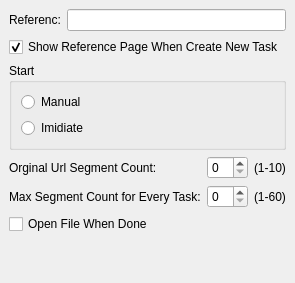
         <widget class="QWidget" name="page_2">
          <layout class="QVBoxLayout">
           <property name="spacing">
            <number>6</number>
           </property>
           <property name="margin">
            <number>9</number>
           </property>
           <item>
            <layout class="QHBoxLayout">
             <property name="spacing">
              <number>6</number>
             </property>
             <property name="margin">
              <number>0</number>
             </property>
             <item>
              <widget class="QLabel" name="label_16">
               <property name="text">
                <string>Referenc:</string>
               </property>
              </widget>
             </item>
             <item>
              <widget class="QLineEdit" name="lineEdit_3"/>
             </item>
            </layout>
           </item>
           <item>
            <widget class="QCheckBox" name="checkBox_12">
             <property name="text">
              <string>Show Reference Page When Create New Task</string>
             </property>
             <property name="checked">
              <bool>true</bool>
             </property>
            </widget>
           </item>
           <item>
            <widget class="QGroupBox" name="groupBox_4">
             <property name="title">
              <string>Start</string>
             </property>
             <layout class="QVBoxLayout">
              <property name="spacing">
               <number>6</number>
              </property>
              <property name="margin">
               <number>9</number>
              </property>
              <item>
               <widget class="QRadioButton" name="radioButton_3">
                <property name="text">
                 <string>Manual</string>
                </property>
               </widget>
              </item>
              <item>
               <widget class="QRadioButton" name="radioButton_4">
                <property name="text">
                 <string>Imidiate</string>
                </property>
               </widget>
              </item>
             </layout>
            </widget>
           </item>
           <item>
            <layout class="QGridLayout">
             <property name="margin">
              <number>0</number>
             </property>
             <property name="spacing">
              <number>6</number>
             </property>
             <item row="0" column="2">
              <widget class="QLabel" name="label_18">
               <property name="text">
                <string>(1-10)</string>
               </property>
              </widget>
             </item>
             <item row="1" column="0">
              <widget class="QLabel" name="label_19">
               <property name="text">
                <string>Max Segment Count for Every Task:</string>
               </property>
              </widget>
             </item>
             <item row="1" column="2">
              <widget class="QLabel" name="label_22">
               <property name="text">
                <string>(1-60)</string>
               </property>
              </widget>
             </item>
             <item row="0" column="1">
              <widget class="QSpinBox" name="spinBox_7"/>
             </item>
             <item row="1" column="1">
              <widget class="QSpinBox" name="spinBox_8"/>
             </item>
             <item row="0" column="0">
              <widget class="QLabel" name="label_17">
               <property name="text">
                <string>Orginal Url Segment Count:</string>
               </property>
              </widget>
             </item>
            </layout>
           </item>
           <item>
            <widget class="QCheckBox" name="checkBox_15">
             <property name="text">
              <string>Open File When Done</string>
             </property>
            </widget>
           </item>
           <item>
            <spacer>
             <property name="orientation">
              <enum>Qt::Vertical</enum>
             </property>
             <property name="sizeHint" stdset="0">
              <size>
               <width>20</width>
               <height>40</height>
              </size>
             </property>
            </spacer>
           </item>
          </layout>
         </widget>
